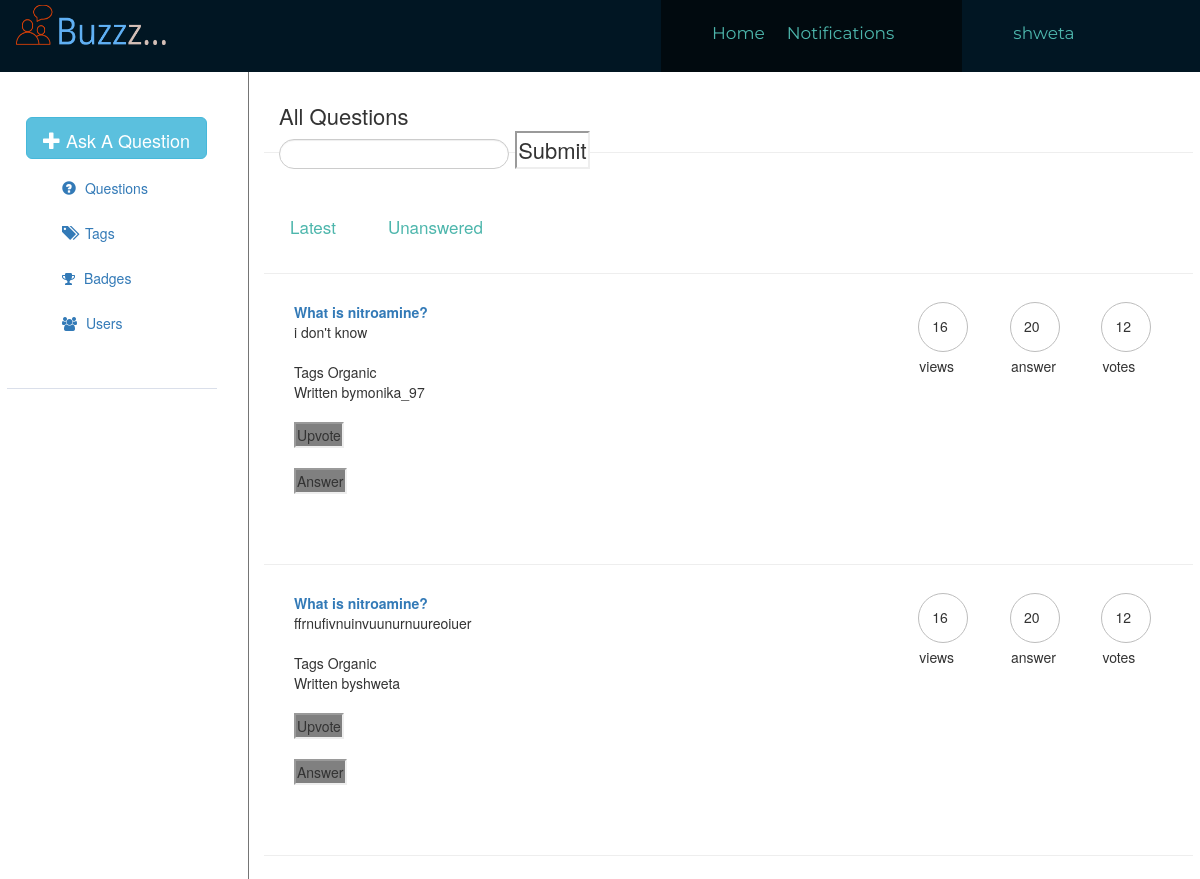
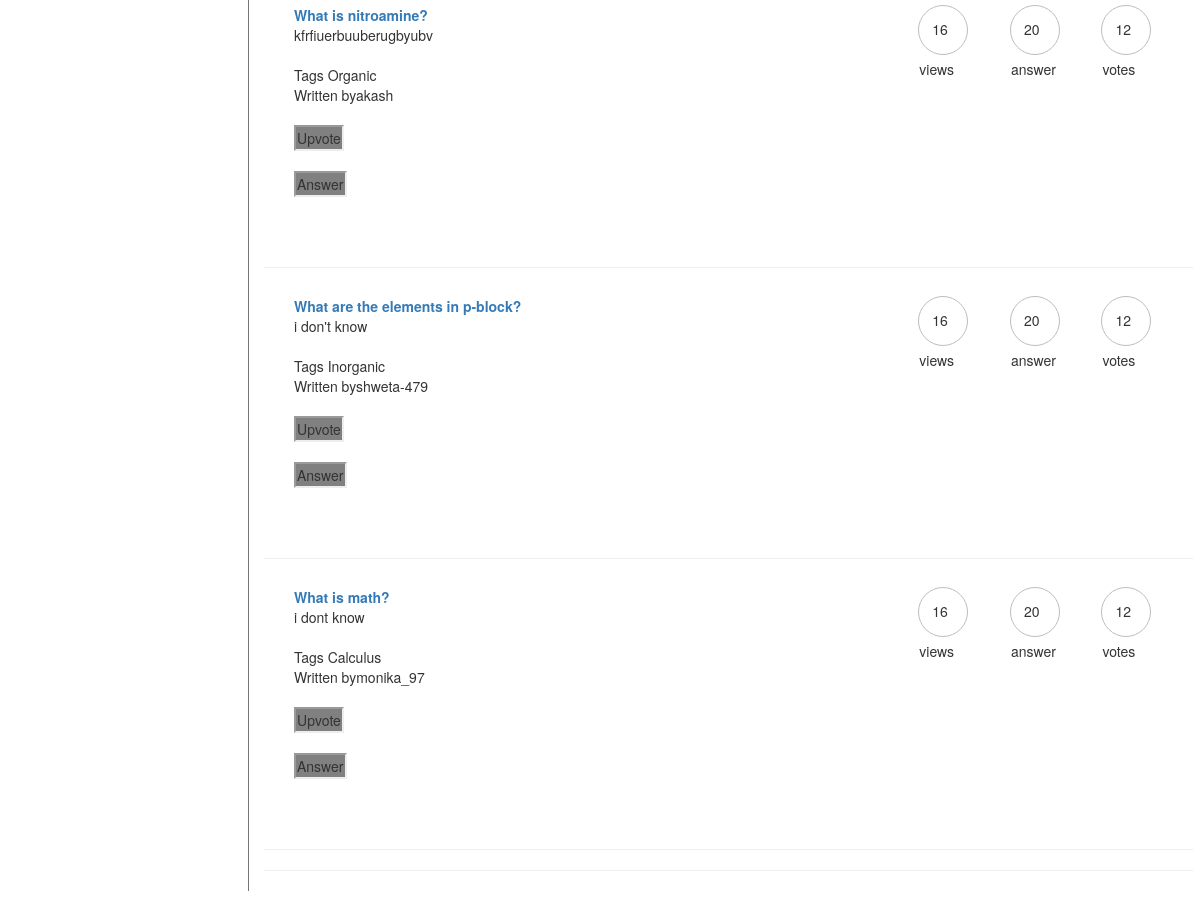
/Questions.php (signed in), run on the app's committed database (2 pictures, top to bottom).
### tables this page shows
CREATE TABLE IF NOT EXISTS `answer` (
  `answer_id` int(11) NOT NULL AUTO_INCREMENT,
  `question_id` int(11) NOT NULL,
  `time` timestamp NOT NULL DEFAULT CURRENT_TIMESTAMP ON UPDATE CURRENT_TIMESTAMP,
  `answer_text` text NOT NULL,
  `user_name` varchar(50) NOT NULL,
  PRIMARY KEY (`answer_id`)
);

CREATE TABLE IF NOT EXISTS `question_ans` (
  `question_id` int(11) NOT NULL AUTO_INCREMENT,
  `question_text` text NOT NULL,
  `User_name` varchar(50) NOT NULL,
  `Subject` int(20) NOT NULL,
  `Tags` int(20) NOT NULL,
  PRIMARY KEY (`question_id`)
);

### Questions.php (the view, shortened to what this page needs)
<?php
include 'common.php';
include 'swfserver.php';
?>
<!Doctype HTML>
<HEAD>
</HEAD>
<link rel="stylesheet" href="bootstrap.css">
    <link rel="stylesheet" href="https://maxcdn.bootstrapcdn.com/bootstrap/3.3.7/css/bootstrap.min.css">
<link rel="stylesheet" href="https://cdnjs.cloudflare.com/ajax/libs/font-awesome/4.7.0/css/font-awesome.min.css">
<link rel="stylesheet" href="buzzpage.css">
<BODY>
	<div id="right-content" class="col-sm-9">
	     <div class="tabu">
             All Questions
			   <form  method="get" action="Questions_pro.php" enctype="multipart/form-data">
	  <input  value="" type="text" name="user_query"/>
	  <input type="submit" name="search" />
</form>
        </div>
		<hr>
        <div class="tabular">
  <button class="tablinks" onclick="openCity('Latest')">Latest</button>
  <button class="tablinks" onclick="openCity('Unanswered')">Unanswered</button>
</div>
<hr>
<div id="Latest" class="w3-container city">
         <?php
        	   $sql="select answer_id,answer_text,user_name,b.Tag,b.question_text,b.question_id from answer as a join (SELECT question_text, question_id, Tag FROM question_ans AS q JOIN tags AS t ON t.Tag_id = q.Tags) as b on b.question_id=a.question_id;";
			   $result=mysqli_query($conn,$sql);
			   if(mysqli_num_rows($result)>0)
			   {
				    while($row=mysqli_fetch_assoc($result))
					{
		?>
  	  	 <div class="tabu-1">
            <div class="col-sm-8">
			<?php $qid=$row['question_id'];?>
             <B><a href="allqu.php?qid=<?php echo $qid?>" method="POST"><?php $que=$row['question_text']; echo $que?></a></B> <br>
			 <?php $que=$row['answer_text']; echo $que?><br><br>
			 Tags <?php $que=$row['Tag']; echo $que?><br>
			 Written by<?php $uname=$row['user_name']; echo $uname?>
			 <?php $aid=$row['answer_id'];?>
			 <br><br>
			 <form action="upvote.php?nid=1&answer_id=<?php echo "$aid";?>&username=<?php echo "$uname";?>" method="POST">
			 <input type="submit" value="Upvote" style="background-color:gray;"/>
			 </form> &nbsp
			  <form action="ans_question.php?qid=<?php echo "$qid"?>" method="POST">
			 <input type="submit" value="Answer" style="background-color:gray;"/>
			 </form>
			 </div>
			 <div class="col-sm-4">
			  <div class="col-sm-4">
			      <div id="circle">
				    <div id="circle-content">
					  16
					</div>
					<br>
					views
				  </div>
			  </div>
			  <div class="col-sm-4">
			      <div id="circle">
				    <div id="circle-content">
					  20
					</div>
					<br>
					answer
				  </div>
			  </div>
			  <div class="col-sm-4">
			      <div id="circle">
				    <div id="circle-content">
					  12
					</div>
					<br>
					votes
				  </div>
			  </div>
			 </div>
        </div>
		<hr>
			<?php
					}
			   }
			?>
</div>
         <?php
        	   $sql="SELECT q.question_id, answer_id,q.question_text FROM question_ans AS q LEFT JOIN answer AS a ON q.question_id = a.question_id WHERE answer_id IS NULL ";
			   $result=mysqli_query($conn,$sql);
			   if(mysqli_num_rows($result)>0)
			   {
				    while($row=mysqli_fetch_assoc($result))
					{
		?>
		<hr>
		<?php
		    					}
			   }
        ?>
</div>
</BODY>
</HTML>

### buzzpage.css (style rules this page uses)
input[type=text] { width: 230px; height:30px; box-sizing: border-box; border: 1px solid #ccc; border-radius: 38px; font-size: 14px; background-color: white; background-image: url('searchicon.png'); background-position: 238px 6px; background-repeat: no-repeat; background-size:15px; padding: 11px 20px 12px 20px; -webkit-transition: width 0.4s ease-in-out; transition: width 0.4s ease-in-out; }
#links ul li a,button { display:block; height:30px; font-size:17px; color:#4db6ac; text-align:center; text-decoration:none; float:right; margin:25px 10px; line-height:30px; padding:1px 1px; }
#right-content { width:80%; float:right; margin-right:-8px; border-left:1px solid #757575; }
.tabu { font-size:22px; padding-left:15px; padding-top:28px; height:60px; }
.tabular { overflow: hidden; }
.tabular button { background-color: inherit; float: left; border: none; outline: none; cursor: pointer; padding: 14px 16px; transition: 0.3s; font-size: 17px; }
.tabu-1 { font-size:14px; padding-left:15px; padding-top:8px; height:250px; }
#circle { width: 50px; height: 50px; border:1px solid #bdbdbd; border-radius: 50%; }
#circle-content { position:relative; padding-top:13px; padding-left:13px; }

### common.php (style rules this page uses)
input[type=text], textarea { -webkit-box-sizing: border-box; -moz-box-sizing: border-box; box-sizing: border-box; min-height: 27px; background: #fff; outline: 0; border: 1px solid #e2e2e2; border-radius: 3px; box-shadow: inset 0 1px 1px rgba(200,200,200,0.3); -webkit-transition: border-color .2s; transition: border-color .2s; -webkit-transition: border-color .2s 180ms ease-in-out 0s; -o-transition: border-color .2s 180ms ease-in-out 0s; transition: border-color .2s 180ms ease-in-out 0s; }
input, textarea, button { text-rendering: auto; color: initial; letter-spacing: normal; word-spacing: normal; text-transform: none; text-indent: 0px; text-shadow: none; display: inline-block; text-align: start; margin: 0em; font: 400 13.3333px Arial; }
input { -webkit-appearance: textfield; background-color: white; -webkit-rtl-ordering: logical; cursor: auto; padding: 1px; border-width: 2px; border-style: inset; border-color: initial; border-image: initial; }
a { text-decoration: none; color: #2b6dad; background: transparent; }
body { height: 100%; word-wrap: break-word; color: #333; font-size: 13px; overflow-y: auto; overflow-x: auto; }

### data on the page
answer: que "What is nitroamine?", answer_text "i don't know", que "Organic", user_name "monika_97"
answer: que "What is nitroamine?", answer_text "ffrnufivnuinvuunurnuureoiuer", que "Organic", user_name "shweta"
answer: que "What is nitroamine?", answer_text "kfrfiuerbuuberugbyubv", que "Organic", user_name "akash"
answer: que "What are the elements in p-block?", answer_text "i don't know", que "Inorganic", user_name "shweta-479"
answer: que "What is math?", answer_text "i dont know", que "Calculus", user_name "monika_97"

### other printed values
$user "shweta"
